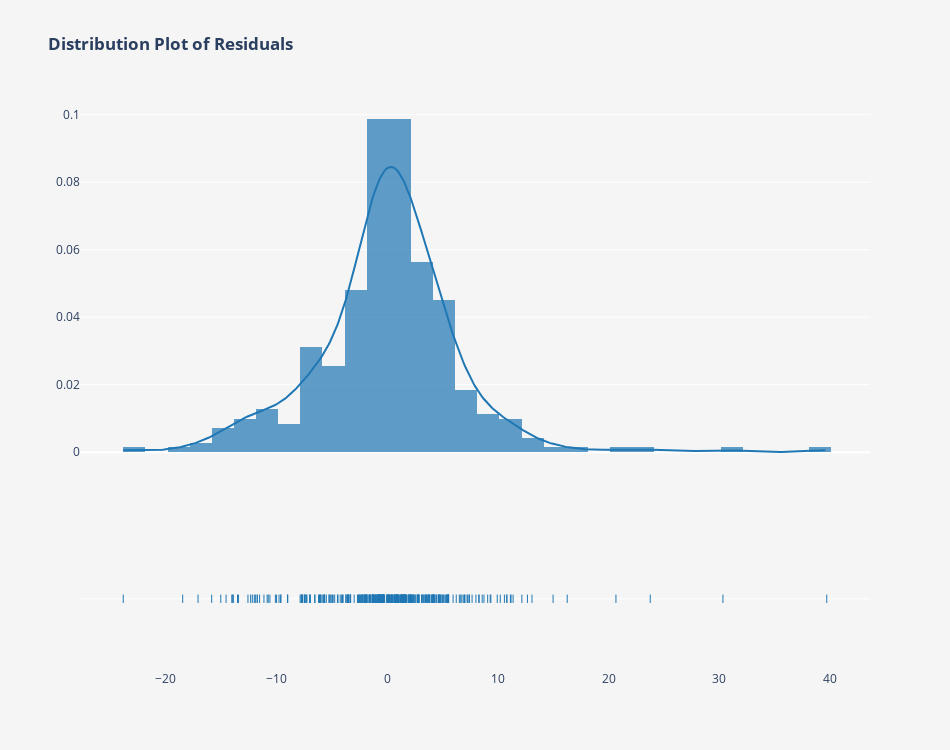

Source (notebook cell):
### Code cell
residuals = model.resid # Obtaining residuals

# Creating a distribution plot
fig = ff.create_distplot([residuals], ['Residuals'], bin_size=2)
fig.update_layout(title={'text': '<b>Distribution Plot of Residuals</b>',
                         'x': 0.05, 'xanchor': 'left'},
                  plot_bgcolor='#F6F5F5',
                  paper_bgcolor='#F6F5F5',
                  height=750, width=950,
                  showlegend=False)

fig.show()

### Figure 1 — Plotly figure (JSON) as saved in the notebook; plotly's stock layout.template omitted (floating-point values rounded to 4 significant figures; data arrays with more than 128 entries replaced by an {"elided": "..."} marker saying what was removed)
{"data": [{"autobinx": false, "histnorm": "probability density", "legendgroup": "Residuals", "marker": {"color": "rgb(31, 119, 180)"}, "name": "Residuals", "opacity": 0.7, "type": "histogram", "x": {"elided": "354 float values"}, "xaxis": "x", "xbins": {"end": 39.72, "size": 2, "start": -23.86}, "yaxis": "y"}, {"legendgroup": "Residuals", "marker": {"color": "rgb(31, 119, 180)"}, "mode": "lines", "name": "Residuals", "showlegend": false, "type": "scatter", "x": {"elided": "500 float values"}, "xaxis": "x", "y": {"elided": "500 float values"}, "yaxis": "y"}, {"legendgroup": "Residuals", "marker": {"color": "rgb(31, 119, 180)", "symbol": "line-ns-open"}, "mode": "markers", "name": "Residuals", "showlegend": false, "type": "scatter", "x": {"elided": "354 float values"}, "xaxis": "x", "y": {"elided": "354 str values"}, "yaxis": "y2"}], "layout": {"barmode": "overlay", "height": 750, "hovermode": "closest", "legend": {"traceorder": "reversed"}, "paper_bgcolor": "#F6F5F5", "plot_bgcolor": "#F6F5F5", "showlegend": false, "title": {"text": "<b>Distribution Plot of Residuals</b>", "x": 0.05, "xanchor": "left"}, "width": 950, "xaxis": {"anchor": "y2", "domain": [0, 1], "zeroline": false}, "yaxis": {"anchor": "free", "domain": [0.35, 1], "position": 0}, "yaxis2": {"anchor": "x", "domain": [0, 0.25], "dtick": 1, "showticklabels": false}}}
